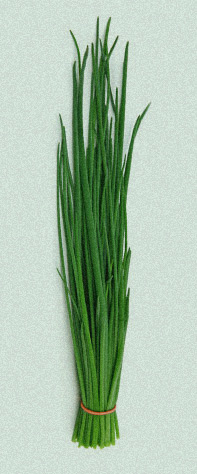
#> input picture images/chives1.jpg, 197 x 474 px
$ python plotting.py   (Python 2 division)
#> lines starting #> are read from the running program, lines starting #| are printed output that depends on the picture
from PIL import Image
from pylab import *

# read image from array
try:
	im = array(Image.open("images/chives1.jpg"))
#> im is the input picture: shape (474, 197, 3); mean R, G, B 171, 193.5, 172.3
except IOError, e:
	raise e


#plot the image
imshow(im)

# some points
x = [100,100,400,400]
y = [200,500,200,500]

# plot with red stars
plot(x,y,'r*')
plot(x[:2], y[:2])


title("Plotting: chives1")

# axis('off')
show()
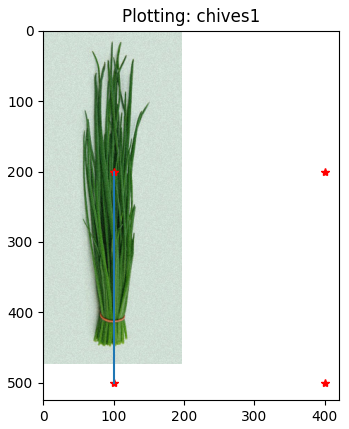
#> figure drawn by matplotlib, 1 panel

$ run again, with images/basilic1.jpg copied over images/chives1.jpg
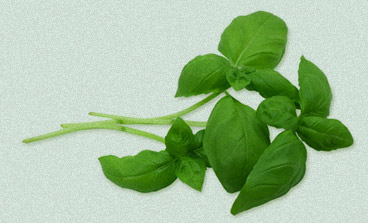
#> input picture images/basilic1.jpg, 368 x 223 px
#> im is the input picture: shape (223, 368, 3); mean R, G, B 163.7, 191.6, 155.1
#> `show()`:
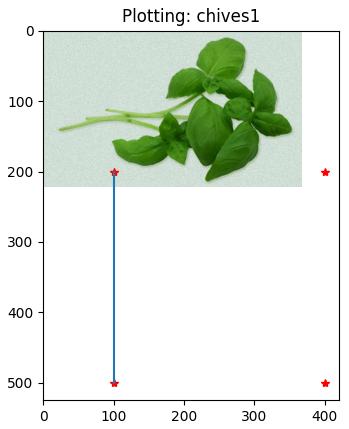
#> figure drawn by matplotlib, 1 panel

$ run again, with images/bg.jpg copied over images/chives1.jpg
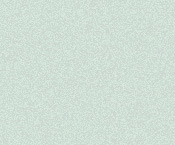
#> input picture images/bg.jpg, 175 x 145 px
#> im is the input picture: shape (145, 175, 3); mean R, G, B 207.8, 223, 213.3
#> `show()`:
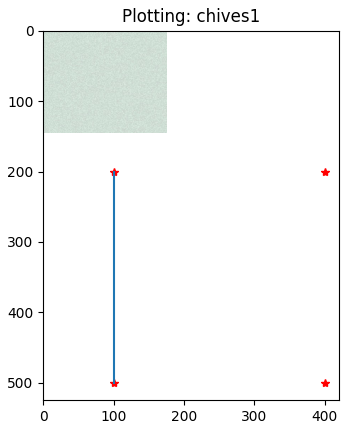
#> figure drawn by matplotlib, 1 panel

$ run again, with images/coriander1.jpg copied over images/chives1.jpg
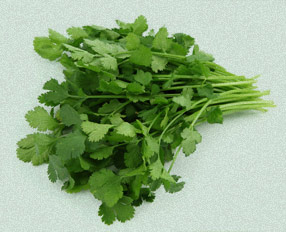
#> input picture images/coriander1.jpg, 286 x 232 px
#> im is the input picture: shape (232, 286, 3); mean R, G, B 148.1, 174.4, 135.5
#> `show()`:
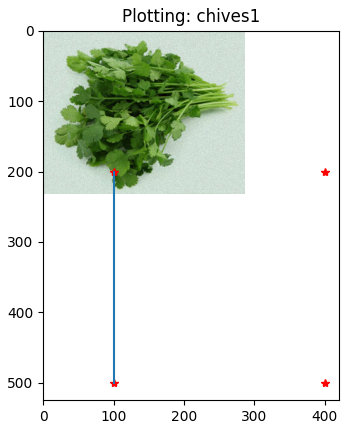
#> figure drawn by matplotlib, 1 panel
